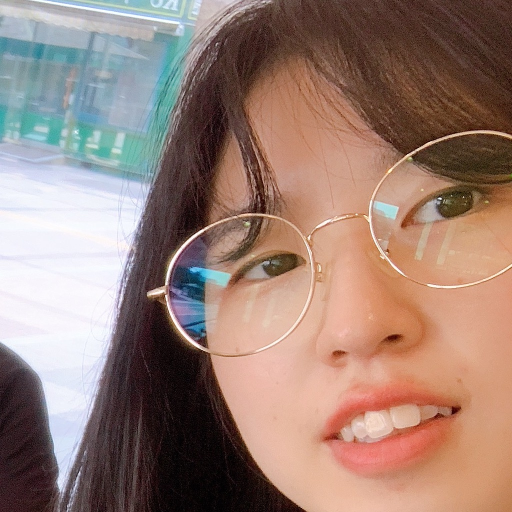
%> input picture DCT-IDCT/RyuYeonsu.JPG, 1024 x 1024 px (shown at 1/2 size)
$ octave DCT-IDCT.m   (GNU Octave 9; MATLAB toolbox functions it lacks are replaced by stand-ins)
%> lines starting %> are read from the running program, lines starting %| are printed output that depends on the picture
clear
clc
%% No.1,2 Choose an image and load the image
colorImg = imread('RyuYeonsu.JPG');
%> colorImg is the input picture: size 1024x1024x3 uint8; mean R, G, B 153.3, 127.3, 117.1
colorImg = imresize(colorImg, 0.5);
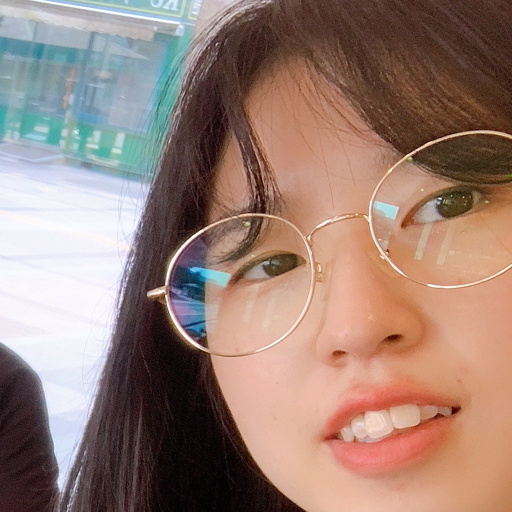
%> colorImg: size 512x512x3 uint8; mean R, G, B 153.3, 127.3, 117.1

%% No.3 Convert into gray scale
% extract rgb value
r = colorImg(:, :, 1);
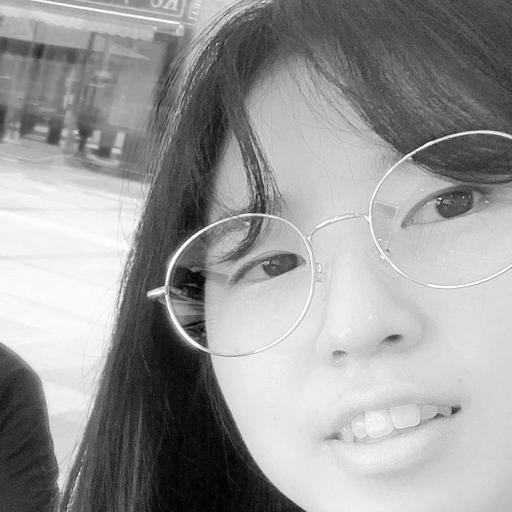
%> r: size 512x512 uint8; min 1, max 255, mean 153.3
g = colorImg(:, :, 2);
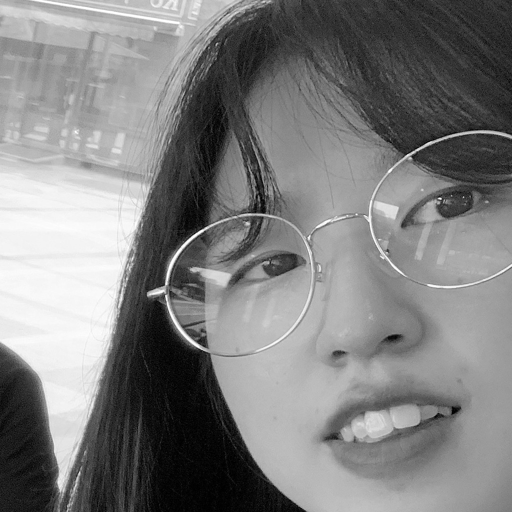
%> g: size 512x512 uint8; min 0, max 255, mean 127.3
b = colorImg(:, :, 3);
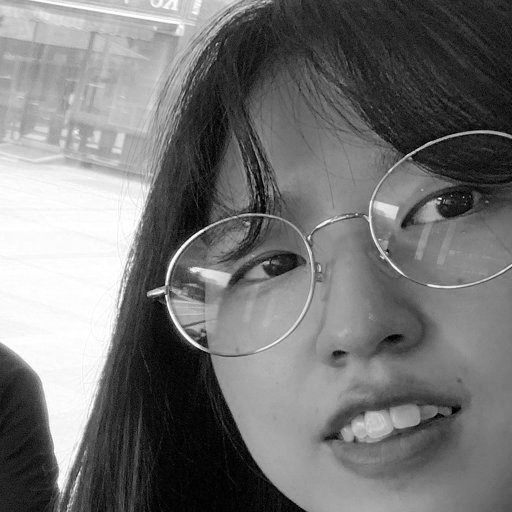
%> b: size 512x512 uint8; min 0, max 255, mean 117.1
% convert rgb color moder to y
y = 0.299 * r + 0.587 * g + 0.144 * b;
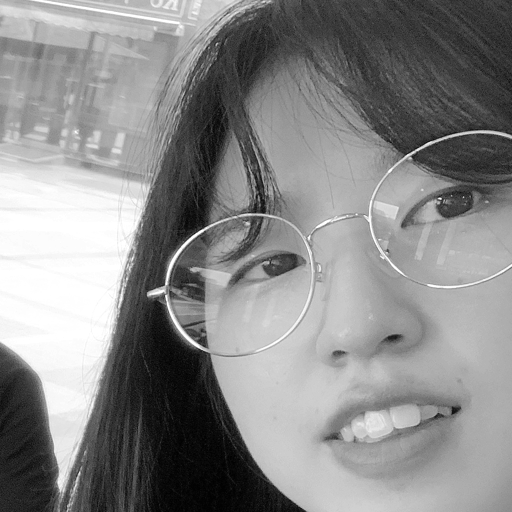
%> y: size 512x512 uint8; min 0, max 255, mean 137.4

%% No.4 Crop the image into 256x256 size
posY = 200; posX = 150;
originalImg = y(posY:posY+255, posX:posX+255);
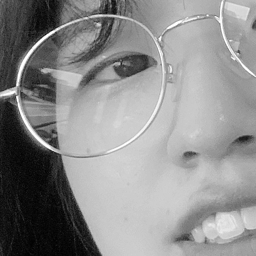
%> originalImg: size 256x256 uint8; min 1, max 255, mean 140.4
figure(1); imshow(originalImg);

%% No.5 Save the original image to jpeg file
imwrite(originalImg, 'originalImg.jpeg');
save('originalImg.mat','originalImg')

%% No.6,7 Make 8x8 block by using 256x256 image array and do DCT
% caculuate image size
[col, row] = size(originalImg);
%> col = 256; row = 256
colB = floor(col / 8);
%> colB = 32
rowB = floor(row / 8);
%> rowB = 32

afterDCT = zeros(256,256);
%> (the run ends here)
